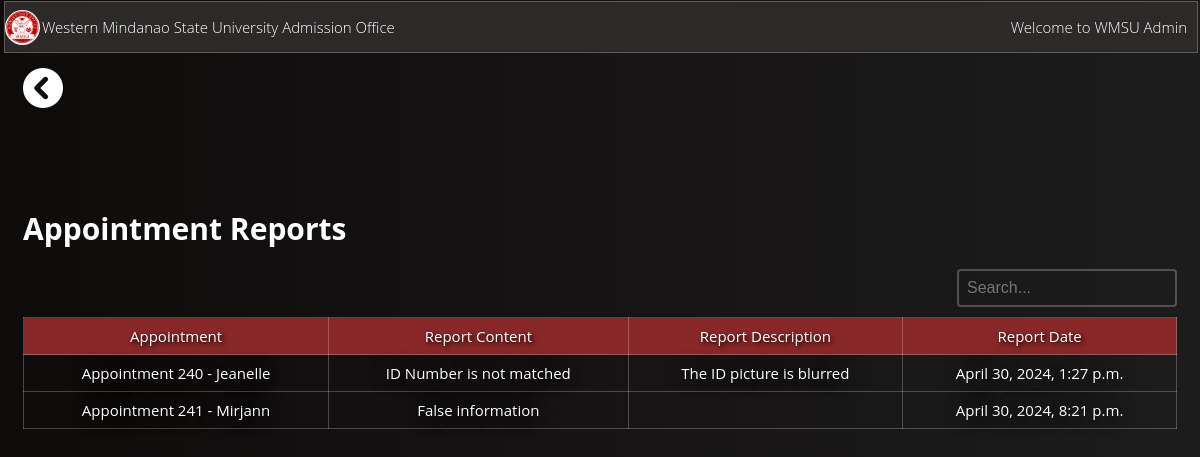
Screenshot of /appointment_reportslist/ with the database file from the repository.
### WmsuClinicApp/models.py (models this page shows, shortened)
class AppointmentReport(models.Model):
    appointment = models.OneToOneField(Appointment, on_delete=models.CASCADE, related_name='report')
    report_date = models.DateTimeField(default=timezone.now)
    report_content = models.TextField()
    report_description = models.TextField(blank=True, null=True)

class Appointment(models.Model):
    appointment_id = models.AutoField(primary_key=True)
    user = models.ForeignKey(User, on_delete=models.CASCADE)
    preferred_date = models.DateField(null=True, blank=True)
    preferred_time = models.CharField(max_length=70,null=True, blank=True)
    purpose = models.CharField(max_length=100)
    comments = models.TextField(blank=True, null=True)
    cor_upload = models.FileField(upload_to='cor_uploads/', null=True, blank=True)
    reference_number = models.CharField(max_length=50, unique=True, null=True, blank=True)
    current_date = models.DateTimeField(auto_now_add=True,null=True, blank=True)
    status = models.CharField(max_length=20, default='Pending')
    doctor = models.ForeignKey(Doctor, on_delete=models.CASCADE, null=True, blank=True)
    assistant = models.ForeignKey(Assistant, on_delete=models.CASCADE, null=True, blank=True)
    resched_status = models.CharField(max_length=20, null=True, blank=True)
    def __str__(self):
        return f"Appointment {self.appointment_id} - {self.user.username}"

### WmsuClinicApp/views.py (the view)
# urls.py: path('appointment_reportslist/', views.appointment_reportslist, name='appointment_reportslist'),
def appointment_reportslist(request):
    appointment_reports = AppointmentReport.objects.all()
    return render(request, 'WmsuClinicApp/WMSUadminreportlist.html', {'appointment_reports': appointment_reports})

### WmsuClinicApp/templates/WmsuClinicApp/WMSUadminreportlist.html (shortened to what this page needs)
{% load static %}
<!DOCTYPE html>
<html lang="en">
<head>
</head>
<body><link rel="stylesheet" href="https://cdnjs.cloudflare.com/ajax/libs/font-awesome/6.0.0/css/all.min.css">
    <section class="HeaderSection">
        <img src="{% static 'images/admin.png' %}" alt="logo" class="circular-imgs">
        <p>Western Mindanao State University Admission Office</p>
        <section class="right" style="display: flex; justify-content: center;"> <p>Welcome to WMSU Admin</p></section>
    </section>
<div class="back-link" style="margin-top: 45px; margin-bottom: 10px; left: 1px; z-index: 9999;">
    <a href="{% url 'appointment_reports' %}">
        <i class="fas fa-chevron-circle-left" style="font-size: 40px; color: rgb(255, 255, 255);"></i>
    </a>
</div>
    <div class="Move">
    <h1>Appointment Reports</h1>
    <div class="containera">
        <input type="text" id="searchInput" placeholder="Search...">
    </div>
    <table border="1">
        <thead>
            <tr>
                <th>Appointment</th>
                <th>Report Content</th>
                <th>Report Description</th>
                <th>Report Date</th>
            </tr>
        </thead>
        <tbody id="tableBody">
            {% for report in appointment_reports %}
            <tr>
                <td>{{ report.appointment }}</td>
                <td>{{ report.report_content }}</td>
                <td>{{ report.report_description }}</td>
                <td>{{ report.report_date }}</td>
            </tr>
            {% endfor %}
        </tbody>
    </table>
</div>
</body>
</html>

### WmsuClinicApp/templates/WmsuClinicApp/WMSUadminreportlist.html (style rules this page uses)
.HeaderSection { display: flex; align-items: center; position: fixed; top: 1px; left: 4px; color: white; width: calc(100% - 8px); background-color: rgb(44, 41, 41); border: 1px solid rgba(255, 248, 248, 0.24); font-weight: lighter; }
.right { margin-left: auto ; display: flex; justify-content: center; align-items: center; margin-right: 10px; }
i { margin-right: 5px; }
.circular-imgs { border-radius: 50%; max-width: 35px; height: auto; margin-right: 2px; }
:before, *:after { box-sizing: border-box; }
body { padding: 1em; font-family: "Open Sans", "Helvetica Neue", Helvetica, Arial, sans-serif; font-size: 15px; color: #b9b9b9; background: linear-gradient(to left, rgb(29, 28, 28), rgb(14, 11, 11)); }
.Move { margin-top: 100px; }
table { border-collapse: collapse; width: 100%; border: 1px solid rgba(255, 248, 248, 0.24); }
th, td { border: 1px solid rgba(255, 248, 248, 0.24); padding: 8px; text-align: left; color: white; text-align: center; font-weight: normal; }
th { background-color: rgba(143, 41, 41, 0.945); color: white; text-shadow: 2px 2px 4px black; }
td { color: white; text-shadow: 0 0 20px black; }
h1 { color: white; }
.containera { display: flex; justify-content: right; align-items: center; }
#searchInput { border: 2px solid rgba(255, 248, 248, 0.24); padding: 8px; font-size: 16px; border-radius: 4px; margin-bottom: 10px; width: 200px; background-color: transparent; color: white; }

### rows the page displays
AppointmentReport: appointment "Appointment 240 - Jeanelle", report_content "ID Number is not matched", report_description "The ID picture is blurred", report_date "April 30, 2024, 1:27 p.m."
AppointmentReport: appointment "Appointment 241 - Mirjann", report_content "False information", report_date "April 30, 2024, 8:21 p.m."
